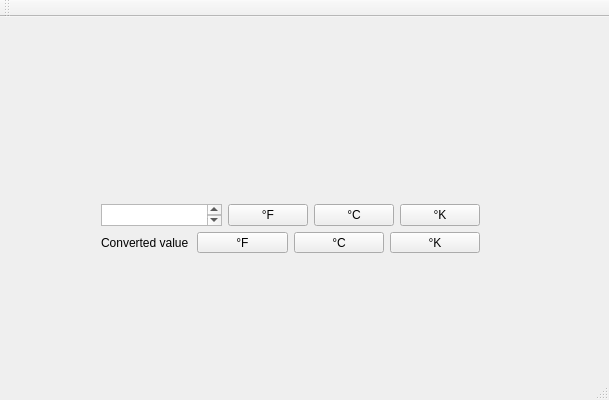
<?xml version="1.0" encoding="UTF-8"?>
<ui version="4.0">
 <class>TemperatureCalculatorClass</class>
 <widget class="QMainWindow" name="TemperatureCalculatorClass">
  <property name="geometry">
   <rect>
    <x>0</x>
    <y>0</y>
    <width>609</width>
    <height>400</height>
   </rect>
  </property>
  <property name="windowTitle">
   <string>TemperatureCalculator</string>
  </property>
  <widget class="QWidget" name="centralWidget">
   <widget class="QWidget" name="verticalLayoutWidget">
    <property name="geometry">
     <rect>
      <x>90</x>
      <y>176</y>
      <width>401</width>
      <height>71</height>
     </rect>
    </property>
    <layout class="QVBoxLayout" name="verticalLayout">
     <item>
      <layout class="QHBoxLayout" name="TopHalfLayout">
       <item>
        <widget class="QTextEdit" name="textEdit"/>
       </item>
       <item>
        <widget class="QPushButton" name="StartingFButton">
         <property name="text">
          <string>°F</string>
         </property>
        </widget>
       </item>
       <item>
        <widget class="QPushButton" name="StartingCButton">
         <property name="text">
          <string>°C</string>
         </property>
        </widget>
       </item>
       <item>
        <widget class="QPushButton" name="StartingKButton">
         <property name="text">
          <string>°K</string>
         </property>
        </widget>
       </item>
      </layout>
     </item>
     <item>
      <layout class="QHBoxLayout" name="BottomHalfLayout">
       <item>
        <widget class="QLabel" name="ConvertedValueLabel">
         <property name="layoutDirection">
          <enum>Qt::LeftToRight</enum>
         </property>
         <property name="text">
          <string>Converted value</string>
         </property>
        </widget>
       </item>
       <item>
        <widget class="QPushButton" name="FButton">
         <property name="text">
          <string>°F</string>
         </property>
        </widget>
       </item>
       <item>
        <widget class="QPushButton" name="CButton">
         <property name="text">
          <string>°C</string>
         </property>
        </widget>
       </item>
       <item>
        <widget class="QPushButton" name="KButton">
         <property name="text">
          <string>°K</string>
         </property>
        </widget>
       </item>
      </layout>
     </item>
    </layout>
   </widget>
  </widget>
  <widget class="QMenuBar" name="menuBar">
   <property name="geometry">
    <rect>
     <x>0</x>
     <y>0</y>
     <width>609</width>
     <height>22</height>
    </rect>
   </property>
  </widget>
  <widget class="QToolBar" name="mainToolBar">
   <attribute name="toolBarArea">
    <enum>TopToolBarArea</enum>
   </attribute>
   <attribute name="toolBarBreak">
    <bool>false</bool>
   </attribute>
  </widget>
  <widget class="QStatusBar" name="statusBar"/>
 </widget>
 <layoutdefault spacing="6" margin="11"/>
 <resources>
  <include location="TemperatureCalculator.qrc"/>
 </resources>
 <connections/>
</ui>
